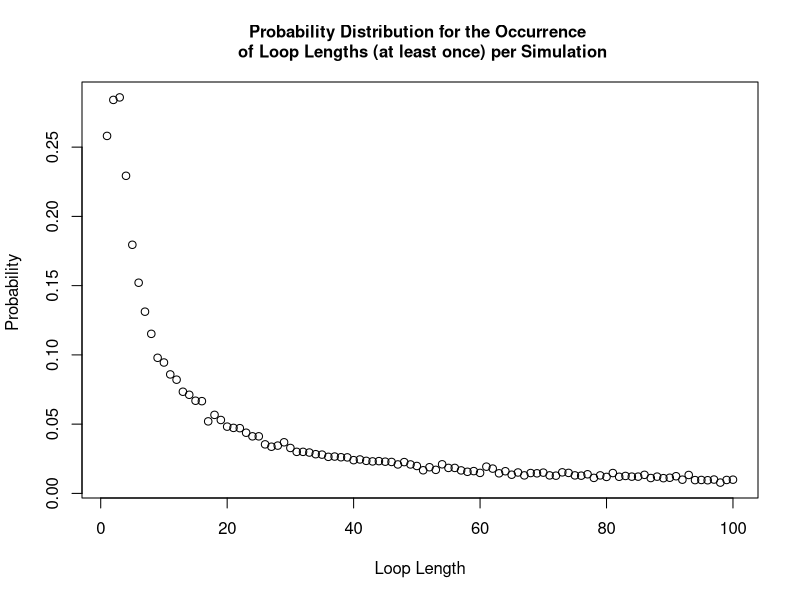

Write R code to recreate this figure.
#### Team Members:
# Fatima Kasenally (S2443602); Wenqi Ni (s1792412); Cameron Allan (S1748084)

#### address of github repo:
#https://github.com/niwq15/SP-Group-7-A2


#### Contributions

# Functions we each made versions of:
# Cameron - Strategy3, alternatives to each strategy using arrays, Pone, Pall, dloop
# Wenqi - Strategy1, Strategy2, Strategy3, Pone, Pall, dloop 
# Fatima - Strategy2, Pone, Pall, dloop 

# each of us should add more here. we can say what we have done, involving different versions of functions above

# Cameron  wrote the used strategy 3 function and added an if statement to
# speed up the Pall function. Some attempts were made to use arrays to record
# the simulation information but this was found to be slower. Other versions of
# Pone and Pall were also made but the final versions used were faster.

# Wenqi created the final versions of the functions Strategy 1, Strategy 2, Pone, 
# and the probability of no loop longer than 50 in a random reshuffling of cards to boxes
# 


# Other Tasks: (correct your own)
# Cameron - 
# Wenqi - Q3 - Q6 stuff 
# Fatima - Q3 - Q6 stuff 




#### Overview 
# This file holds the self-contained code to use stochastic simulation to study a generalised version of the famous '100 Prisoners Problem' 
# The problem is defined as follows: 
# Consider a prison containing 2n prisoners, each with a unique identification number ranging from 1 to 2n. 
# The prison has a room with 2n boxes, each uniquely numbered from 1 to 2n and each containing a single card. 
# These cards are each labelled with a unique number between 1 and 2n. 
# Each prisoner is allowed to open n boxes to find the card with their number.
# If all 2n prisoners successfully find their cards then they all go free. 
# After their turn,the prisoners are not allowed to communicate any new information from the boxes 
# to prisoners who have yet to take their turn.
# The room is returned to its original state after each prisoner’s go. 

# Firstly, we will show 3 strategies for the prisoners, then create a 'Pone' function to estimate 
# the probability of a single prisoner successfully finding their number, then use a 'Pall' function to 
# calculate the probability of all the prisoners finding their numbers. 
# Based on the results of the individual and joint success probabilities using different strategies, 
# we will give some comments about which strategy has the highest success probabilities for 
# both individuals and the collective. 

## Each function expressing the different strategies for opening boxes to find cards will require the same 
## input parameters : n,k,cards_num. Where n parameterises the 2n number of boxes, prisoner and cards in our problem.
## k is the prisoner's number and cards_num represents the random orders of cards placed in boxes.
## Uniform input parameters allows the implemented strategy to be a variable in each simulation as each strategy 
## function is interchangeable. This is required by functions 'Pone' and 'Pall'.


## Strategy 1:
## Each prisoner with their number 'k' starts at the k-th box which contains card b
## If k is not equal to b, then the prisoner goes to box b and opens it
## The process will be repeated until they have either found the card k or opened n boxes without finding it

## Prisoner 'k' uses Strategy 1 to find their number amongst '2n' boxes 'cards_num'
## where 'cards_num' is the card numbers indexed by the box numbers.
Strategy1 <- function(n,k,cards_num) {
  #create an empty vector to store card numbers as they are read
  cards_picked <- rep(0, n) # the prisoner can read at most n cards
  cards_picked[1] <- cards_num[k] # start at the box with his number (k) on it 
  #for each of the remaining steps, first check if he has found his card number
  #if so, he will stop; if not, he will continue to read cards
  for (b in 2:n) {
    if (cards_picked[b-1] == k) {#if the prisoner k has found his number
      return(TRUE) #yes the prisoner has successfully found his card
      break # stop here and the prisoner will not open other boxes
    } else {#otherwise prisoner will open another box with the number of the last card
      cards_picked[b] <- cards_num[cards_picked[b-1]]
    }
  }
  #check whether he finds his number in the final step
  if (cards_picked[n] != k) { #if the final number is not his number
    return(FALSE) #prisoner has failed to find his card
  } else {#if the final number is equal to his number
    return(TRUE) #prisoner has successfully found his card
  }
}



## Strategy 2:
## This strategy follows an identical procedure to strategy 1, except that the starting box is randomly selected
## The prisoner uses the card number in each box to pick his next box to open.
## The prisoner can open at most n boxes in order to find the card with their number on it.

## Prisoner 'k' uses Strategy 2 to find their number amongst '2n' boxes 'cards_num'
Strategy2 <- function(n,k,cards_num) {
  #create an empty vector to store card numbers that have been read
  cards_picked <- rep(0, n) # the prisoner can read at most n cards
  cards_picked[1] <- sample(cards_num,1)# start at a randomly selected box 
  #for each of the remaining steps, firstly check whether he has found him number card
  #if so, he will stop; if not, he will continue to read cards
  for (b in 2:n) {
    if (cards_picked[b-1] == k) {#if the prisoner k has found his number
      return(TRUE)
      break #stop here and the prisoner will not open other boxes
    } else {#otherwise prisoner will open the box with number k
      cards_picked[b] <- cards_num[cards_picked[b-1]]
    }
  }
  #check whether he finds his number in the final step
  if (cards_picked[n] != k) { #if the final number is not his number
    return(FALSE)
  } else {#if the final number is equal to his number
    return(TRUE)
  }
} #The function returns TRUE/FALSE expressing that the prisoner has FOUND/FAILED TO FIND his card 

## In Strategy 1 and Strategy 2, we use the idea that once prisoners find their numbers, they will stop
## We use 'break' to save on running time
## In Strategy 3, we show another idea of selecting n card numbers and then checking whether k is inside

## Strategy 3:
## In this strategy the prisoner opens n boxes at random, without replacement
## The prisoner will open n different boxes. The function outputs a TRUE/FALSE
## for use in the Pone and Pall functions in future.

## Prisoner 'k' uses Strategy 3 to find their number amongst '2n' boxes 'cards_num'
Strategy3 <- function(n,k,cards_num){ 
  cards_picked <- sample(cards_num,n,replace=FALSE) # Randomly select n boxes from cards_num to open
  any(k == cards_picked) # check whether the prisoner's number appears in the selected card_num
} # End function



## 'Pone' is a function which estimates the probability of a prisoner, k, successfully finding their card number (k)
## within the n tries amongst 2n boxes (cards_num) in nreps simulated trials, using any one of the available strategies encoded above

Pone <- function(n,k,strategy,nreps) {
  # create an empty vector to store the outcome of each simulation as 1/0 = Success/ Failure to find his card
  success <- rep(0, nreps)
  for (i in 1:nreps) {
    # simulate the random order of card numbers
    cards_num <- sample(1:(2*n), 2*n, replace=FALSE)
    success[i] <- strategy(n,k,cards_num)
  }
  # return the frequentist probability of success as: 
  # total number of simulated successes / total number of simulations
  return(sum(success)/nreps)
}

## 'Pall' is a function to find the probability of all the 2n prisoners finding their cards in a single simulation
## and thus being able to escape. All prisoners must use the same strategy and the probability 
## is calculated by analysing the results from nreps simulated trials 

Pall <- function(n,strategy,nreps) {
  #create a vector to record the result of each simulation with default values of 1s
  num_success <- rep(1,nreps)
  for (i in 1:nreps) {#for each simulation
    #generate a random order of card numbers
    cards_num <- sample(1:(2*n), 2*n, replace=FALSE)
    #use the strategies to calculate whether each prisoner can find their correct number within n times
    for (k in 1:(2*n)) {
      result <- strategy(n,k,cards_num) # save the result of strategy for the k-th prisoner
      num_success[i] <- num_success[i] * result # if result is 1 keep 1 in the vector. If 0 change to 0.
      if (result == 0){ # stop if any prisoner does not escape, this cuts down simulation run-time
        break
      }
    }
  }
  # return the frequentist probability as: total number of simulated successes / total number of simulated trials
  return(sum(num_success)/nreps)
}

### Sample Results ###

### individual prisoner probabilities: 
### Pone takes args: n,k,strategy,nreps

Pone(5,5,Strategy1,10000)
Pone(50,50,Strategy1,10000)
# one prisoner & strategy 1: prob success ~ 50%  (for all n)

Pone(5,5,Strategy2,10000)
Pone(50,50,Strategy2,10000)
# one prisoner & strategy 2: prob success ~40%  (n=5) ~37%  (n>50)

Pone(5,5,Strategy3,10000)
Pone(50,50,Strategy3,10000)
# one prisoner & strategy 3: prob success ~50%  (for all n)

### joint probabilities for all prisoners as a collective:  
### Pall takes args: n,strategy,nreps


Pall(5,Strategy1,10000)
Pall(50,Strategy1,10000)
#10 prisoners & strategy 1: prob success ~35% (n=5)
#100 prisoners & strategy 1: prob success ~31% (n=50)

Pall(5,Strategy2,10000)
Pall(50,Strategy2,10000)
#10 prisoners & strategy 2: prob success ~0.01%  (n=5)
#100 prisoners & strategy 2: prob success ~0% (smaller than precision)  (n=50)

Pall(5,Strategy3,10000)
Pall(50,Strategy3,10000)
#10 prisoners & strategy 3: prob success ~0.1%  (n=5)
#100 prisoners & strategy 3: prob success ~0% (smaller than precision) (n=50)


## Remarks

## Strategy 1 and Strategy 3 have similar individual success probabilities of 50%. 
## Strategy 1 has much higher joint success probability of above 30%, while Strategy 3 only has 0%.
## It demonstrates that there is something intelligent in Strategy 1's design.
## Strategy 2 has a lower marginal probability for success than the others, and a joint probability close to 0. 

## More explanations
## For Strategy 1, consider the distribution of maximum loop lengths amongst the boxes and cards. The cycle of box and card numbers 
## must eventually return the prisoner to open a box with his card number inside if he is allowed to open as many boxes as he wants, 
## as the numbers used are part of a finite sequence. Thus, the high joint success probability can be calculated as the cumulative 
## probability of the maximum loop length being less than n, which we have determined to be approximately 31%

## For Strategy 2, the marginal probability is lower than 50% because the conditions for the prisoner's success are 1.the prisoner 
## select the correct loop with his card in it at random; 2.the loop he picks must also be shorter than n. 
## Our results show that the probability is about 37-40% (varies with n). The joint probability tends to 0 for the similar reason as strategy 3.

## For Strategy 3, the probability of finding their card every time they open a box is 1/2n and if he opens n boxes at random the 
## probability of finding his card is n/2n (=50%). For 2n prisoners all finding their cards in a simulation we multiply the independent 
## marginal probabilities to produce a joint probability of (0.5)^(2n), which tends to 0 as n increases. 



## dloop is a function which returns the probability distribution for the loop lengths occurring in a simulation 
## It takes the parameters n (to create 2n boxes) and nreps (to analyse the results of nreps simulations).
## The dloop function will return a 2n-vector, 'prob_vec_y', and prob_vec_y[i] shows the probability of loop length of i 
## occurring at least once in a random shuffling of cards to boxes.

dloop <- function(n, nreps) {
  each_loop_lengths <- c() #list to store the loop lengths generated by all simulations
  
  for (i in 1:nreps){ 
    #simulate a new set of boxes for each simulation
    cards_num <- sample(1 : (2*n), 2*n , replace=FALSE) 
    #store a list of closed boxes in each simulation
    unopened_boxes <- 1:(2*n)
    
    #store the unique loop lengths generated from each simulation 
    new_loop_lengths <- c()
    
    #scan for loops, (while more than 2 boxes are still closed, indexing breaks down for smaller loops)
    while (length(unopened_boxes) > 2 ){
      #pick the smallest number unopened box and store the value of the card inside 
      cards_picked <- cards_num[unopened_boxes[1]]
      
      #pick your next box according to your last card and scan each closed loop
      for (b in 2:length(unopened_boxes)){ #max loop length is the number of closed boxes
        #store the number of the latest card
        cards_picked <- c(cards_picked, cards_num[cards_picked[b-1]])
      }#end for 
      
      
      #scanning the last 2 boxes
      if (length(unopened_boxes) == 2 && cards_num[unopened_boxes[1]] == unopened_boxes[2]) {
        #we have found a 2 item long loop 
        new_loop_lengths <- c(new_loop_lengths, 2) 
      } else if ((length(unopened_boxes) == 2) && (cards_num[unopened_boxes[1]] == unopened_boxes[1])) {
        #we have found one or more loops with length 1
        new_loop_lengths <- c(new_loop_lengths, 1) 
      }
      
      #add your new loop length to your list 
      new_loop_lengths <- c(new_loop_lengths, length(unique(cards_picked))) 
      
      #remove the boxes opened 
      unopened_boxes <- setdiff(unopened_boxes,unique(cards_picked))
    } #end while 
    
    #store the uniquely occuring loop lengths from each simulation in a global simulation list 
    each_loop_lengths <- c(each_loop_lengths, unique(new_loop_lengths))
    
    
  } #end for 
  prob_vec_y <- tabulate(each_loop_lengths)/nreps #probability vector for the occurrence of each type of loop length 
  #function outputs the probability distribution 
  return(prob_vec_y)
  
}#end function




#testing the distribution for n=50
n = 50 
#variable storing our probability distribution using function dloop
prob_vec <- dloop(n, 10000)

##plotting the probability distribution
#create an x axis 
x_axis <- 1:length(prob_vec)
plot(x_axis, prob_vec, xlab = "Loop Length", ylab = "Probability ", main = "Probability Distribution for the Occurrence \n of Loop Lengths (at least once) per Simulation", cex.main = 1)

#output the probability distribution vector: 
cat("your probability vector for producing at least one loop of length i: \n", prob_vec, "\n")

## Note that 'no loop length longer than 50' indicates that the max loop length is 50. 
## P(no loop longer than 50) = 1 - P(there exist loop lengths larger than 50)
## Since the total loop lengths must sum to 2n, the loops of length greater than n can only occur once.
## It implies that P(loop length >n occurs at least once ) = P(loop length >n occurs exactly once ).
## Thus, P(there exist loop lengths larger than 50) is equal to the sum of P(there exists loop length i) where i ranges from 51 to 100. 

cat( "Probability of Strategy 1 succeeding: \n", 1 - sum(prob_vec[(n+1):(2*n)]), "\n this is also the probability of the maximum loop length being no more than n")
